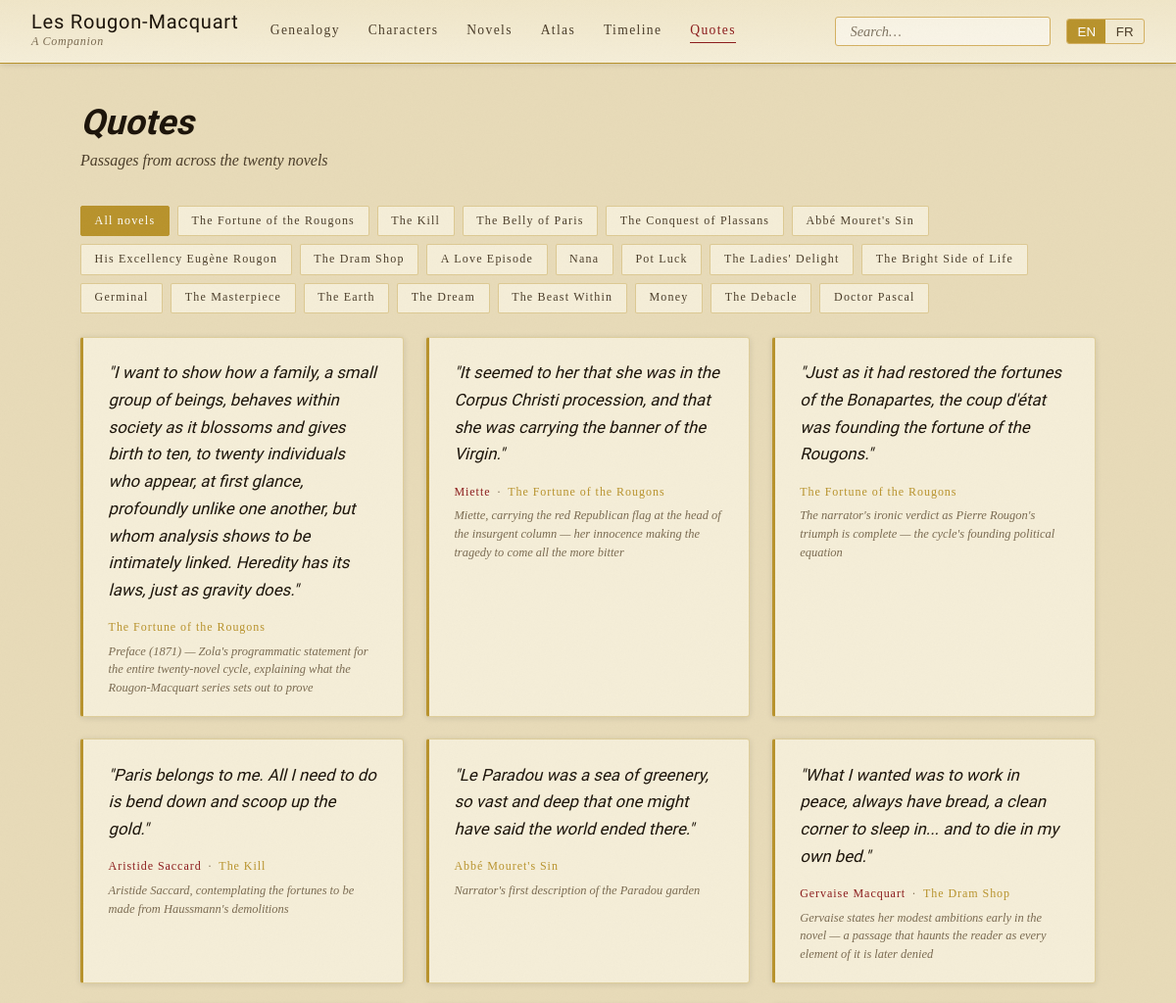
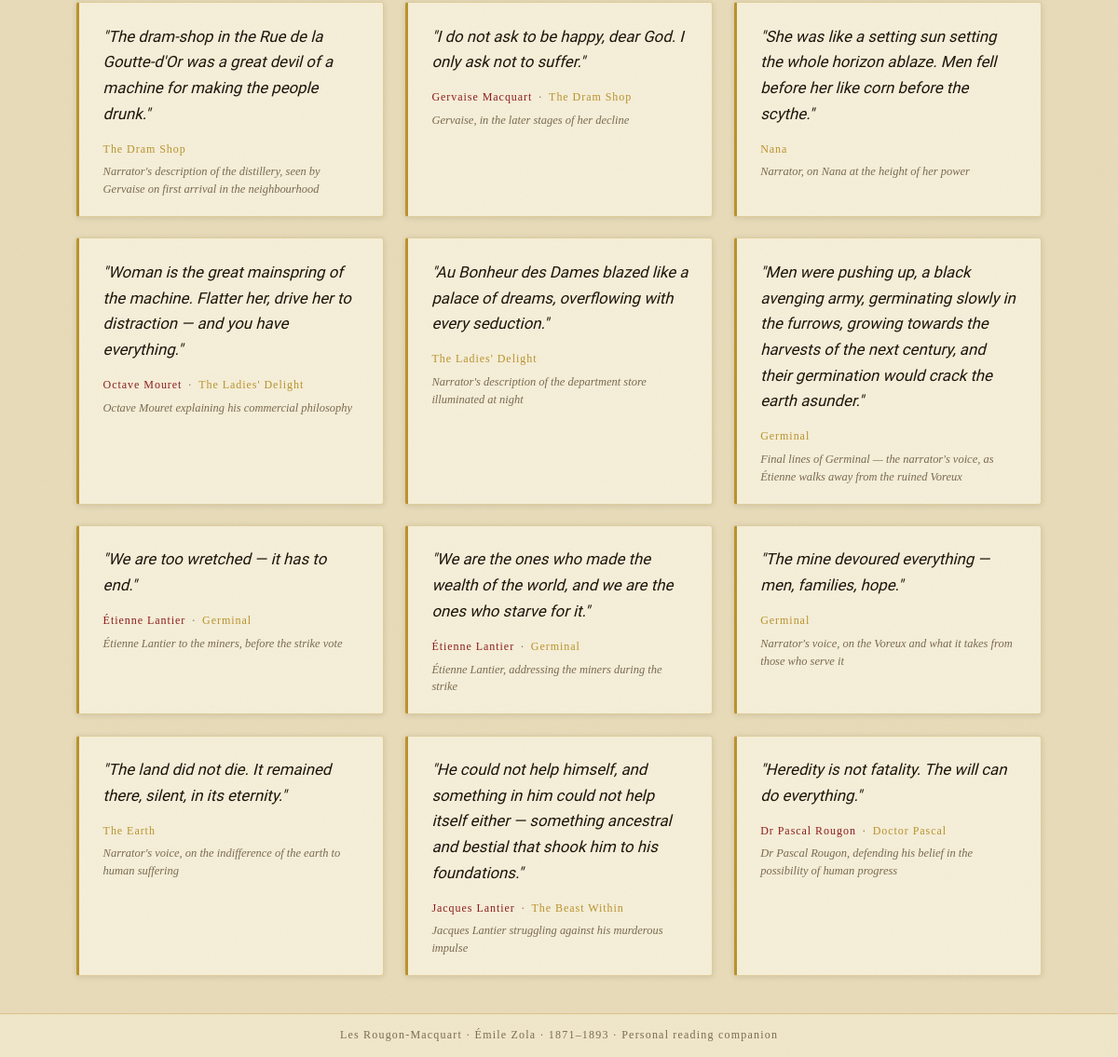
Screenshot of /quotes with the database file from the repository (2 pictures, top to bottom).
### app/models.py (models this page shows, shortened)
class Novel(Base):
    __tablename__ = "novels"
    id           = Column(Integer, primary_key=True)
    number       = Column(Integer, nullable=False)          # 1–20 in series order
    slug         = Column(String(80), unique=True, nullable=False)
    title_fr     = Column(String(120), nullable=False)
    title_en     = Column(String(120), nullable=False)
    year         = Column(Integer)
    summary_en   = Column(Text)
    summary_fr   = Column(Text)
    themes       = Column(Text)                             # comma-separated
    setting      = Column(String(120))                      # primary location
    appearances  = relationship("CharacterAppearance", backref="novel", cascade="all, delete-orphan")
    events       = relationship("Event", backref="novel")

class Quote(Base):
    __tablename__ = "quotes"
    id          = Column(Integer, primary_key=True)
    character_id = Column(Integer, ForeignKey("characters.id"))
    novel_id    = Column(Integer, ForeignKey("novels.id"))
    text_fr     = Column(Text, nullable=False)
    text_en     = Column(Text)
    context     = Column(Text)
    page_ref    = Column(String(40))
    novel       = relationship("Novel")

class Character(Base):
    __tablename__ = "characters"
    id                  = Column(Integer, primary_key=True)
    slug                = Column(String(80), unique=True, nullable=False)
    name                = Column(String(120), nullable=False)
    birth_name          = Column(String(120))               # if different
    occupation          = Column(String(120))
    branch              = Column(String(20))                # rougon | macquart | mouret | other
    generation          = Column(Integer)                   # 0=founders, 1,2,3...
    description_en      = Column(Text)
    description_fr      = Column(Text)
    physical_en         = Column(Text)
    physical_fr         = Column(Text)
    image_url           = Column(String(255))               # Wikimedia or local
    image_credit        = Column(String(255))
    tree_x              = Column(Float)
    tree_y              = Column(Float)
    featured_on_landing = Column(Boolean, default=False)    # shown on landing page tree
    appearances  = relationship("CharacterAppearance", backref="character", cascade="all, delete-orphan")
    quotes       = relationship("Quote", backref="character")
    events       = relationship("EventCharacter", backref="character")
    relations_as_a = relationship("CharacterRelation",
                                  foreign_keys="CharacterRelation.character_a_id",
                                  backref="character_a", cascade="all, delete-orphan")

### app/routers/quotes.py (the view)
@router.get("", response_class=HTMLResponse)
async def quotes(
    request: Request,
    novel: str = Query(default=""),
    db: Session = Depends(get_db),
):
    q = (
        db.query(Quote)
        .options(joinedload(Quote.character), joinedload(Quote.novel))
    )
    if novel:
        q = q.join(Novel).filter(Novel.slug == novel)
    quotes_list = q.order_by(Quote.novel_id, Quote.id).all()
    novels = db.query(Novel).order_by(Novel.number).all()
    return templates.TemplateResponse(
        request, "quotes.html",
        {"quotes": quotes_list, "novels": novels, "active_novel": novel}
    )

### app/templates/quotes.html (shortened to what this page needs)
{% extends "base.html" %}
{% block content %}
<div class="page-container animate-in">
  <div class="page-header">
    <h1 class="page-title" data-en="Quotes" data-fr="Citations">Quotes</h1>
    <p class="page-subtitle"
       data-en="Passages from across the twenty novels"
       data-fr="Extraits des vingt romans">
    </p>
  </div>
  <div class="char-filters" style="flex-wrap:wrap;" role="group" aria-label="Filter by novel">
    <a href="/quotes" class="filter-btn {% if not active_novel %}active{% endif %}"
       data-en="All novels" data-fr="Tous les romans">All novels</a>
    {% for novel in novels %}
    <a href="/quotes?novel={{ novel.slug }}"
       class="filter-btn {% if active_novel == novel.slug %}active{% endif %}">
      <span class="lang-text-en">{{ novel.title_en }}</span>
    </a>
    {% endfor %}
  </div>
  {% if quotes %}
  <div class="quote-grid" id="quoteGrid">
    {% for quote in quotes %}
    <div class="quote-card animate-in">
      <blockquote class="quote-text">
        <span class="lang-text-en">"{{ quote.text_en or quote.text_fr }}"</span>
      </blockquote>
      <div class="quote-footer">
        <div class="quote-source">
          {% if quote.character %}
          <a href="/characters/{{ quote.character.slug }}" class="quote-character">
            {{ quote.character.name }}
          </a>
          <span class="quote-sep">·</span>
          {% endif %}
          {% if quote.novel %}
          <a href="/novels/{{ quote.novel.slug }}" class="quote-novel">
            <span class="lang-text-en">{{ quote.novel.title_en }}</span>
          </a>
          {% endif %}
        </div>
        {% if quote.context %}
        <p class="quote-context">{{ quote.context }}</p>
        {% endif %}
      </div>
    </div>
    {% endfor %}
  </div>
  {% endif %}
</div>
{% endblock %}

### app/static/css/main.css (style rules this page uses)
:root { --parchment: #f5eed8; --parchment-dark: #e8dbb8; --parchment-mid: #f0e6c8; --ink: #1a1208; --ink-faded: #4a3c28; --ink-light: #7a6a50; --rougon: #8B1a1a; --rougon-light: #c45a3a; --macquart: #1a3a5c; --macquart-light: #3a6a9c; --mouret: #2a5a2a; --mouret-light: #4a8a4a; --gold: #b8922a; --gold-light: #d4b060; --gold-pale: #f0dfa0; --shadow-sm: 0 1px 6px rgba(26,18,8,0.12); --shadow-md: 0 3px 14px rgba(26,18,8,0.18); --shadow-lg: 0 6px 28px rgba(26,18,8,0.25); --radius: 3px; --transition: 0.2s ease; --font-display: 'IM Fell English', Georgia, serif; --font-display-sc: 'IM Fell English SC', Georgia, serif; --font-body: 'Cormorant Garamond', Georgia, serif; --font-sc: 'Cormorant SC', Georgia, serif; --font-mono: 'Courier New', monospace; }
*, *::before, *::after { box-sizing: border-box; margin: 0; padding: 0; }
html { scroll-behavior: smooth; }
body { background-color: var(--parchment-dark); color: var(--ink); font-family: var(--font-body); font-size: 17px; line-height: 1.65; min-height: 100vh; display: flex; flex-direction: column; }
a { color: var(--rougon); text-decoration: none; transition: color var(--transition); }
.page-container { max-width: 1100px; margin: 0 auto; padding: 2.5rem 2rem; }
.page-header { margin-bottom: 2rem; }
.page-title { font-family: var(--font-display); font-size: clamp(1.6rem, 3vw, 2.4rem); font-style: italic; color: var(--ink); line-height: 1.15; }
.page-subtitle { font-size: 1rem; font-style: italic; color: var(--ink-faded); margin-top: 0.3rem; }
.char-filters { display: flex; gap: 0.5rem; flex-wrap: wrap; margin-bottom: 1.5rem; }
.filter-btn { background: var(--parchment); border: 1px solid rgba(184,146,42,0.4); border-radius: 2px; padding: 0.3rem 0.85rem; font-family: var(--font-sc); font-size: 0.75rem; letter-spacing: 0.1em; color: var(--ink-faded); cursor: pointer; transition: all var(--transition); }
.filter-btn.active { background: var(--gold); border-color: var(--gold); color: white; }
.quote-grid { display: grid; grid-template-columns: repeat(auto-fill, minmax(320px, 1fr)); gap: 1.4rem; margin-top: 1.5rem; }
.quote-card { background: var(--parchment); border: 1px solid rgba(184,146,42,0.35); border-left: 3px solid var(--gold); border-radius: var(--radius); padding: 1.4rem 1.6rem 1.2rem; box-shadow: var(--shadow-sm); display: flex; flex-direction: column; gap: 0.9rem; transition: box-shadow var(--transition), transform var(--transition); }
.quote-text { font-family: var(--font-display); font-style: italic; font-size: 1.05rem; line-height: 1.65; color: var(--ink); margin: 0; }
.quote-footer { display: flex; flex-direction: column; gap: 0.3rem; }
.quote-source { display: flex; align-items: center; flex-wrap: wrap; gap: 0.4rem; font-family: var(--font-sc); font-size: 0.75rem; letter-spacing: 0.08em; }
.quote-character { color: var(--rougon); }
.quote-sep { color: var(--ink-light); }
.quote-novel { color: var(--gold); }
.quote-context { font-size: 0.78rem; font-style: italic; color: var(--ink-light); line-height: 1.5; }
.animate-in { animation: fadeUp 0.45s ease both; }

### rows the page displays
Novel: title_en "The Fortune of the Rougons"
Novel: title_en "The Kill"
Novel: title_en "The Belly of Paris"
Novel: title_en "The Conquest of Plassans"
Novel: title_en "Abbé Mouret's Sin"
Novel: title_en "His Excellency Eugène Rougon"
Novel: title_en "The Dram Shop"
Novel: title_en "A Love Episode"
Novel: title_en "Nana"
Novel: title_en "Pot Luck"
Novel: title_en "The Ladies' Delight"
Novel: title_en "The Bright Side of Life"
Novel: title_en "Germinal"
Novel: title_en "The Masterpiece"
Novel: title_en "The Earth"
Novel: title_en "The Dream"
Novel: title_en "The Beast Within"
Novel: title_en "Money"
Novel: title_en "The Debacle"
Novel: title_en "Doctor Pascal"
Quote: text_en "I want to show how a family, a small group of beings, behaves within society as it blossoms and gives birth to ten, to twenty individuals who appear, at first glance, profoundly unlike one another, but whom analysis shows to be intimately linked. Heredity has its laws, just as gravity does.", novel.title_en "The Fortune of the Rougons", context "Preface (1871) — Zola's programmatic statement for the entire twenty-novel cycle, explaining what the Rougon-Macquart series sets out to prove"
Quote: text_en "It seemed to her that she was in the Corpus Christi procession, and that she was carrying the banner of the Virgin.", character.name "Miette", novel.title_en "The Fortune of the Rougons", context "Miette, carrying the red Republican flag at the head of the insurgent column — her innocence making the tragedy to come all the more bitter"
Quote: text_en "Just as it had restored the fortunes of the Bonapartes, the coup d'état was founding the fortune of the Rougons.", novel.title_en "The Fortune of the Rougons", context "The narrator's ironic verdict as Pierre Rougon's triumph is complete — the cycle's founding political equation"
Quote: text_en "Paris belongs to me. All I need to do is bend down and scoop up the gold.", character.name "Aristide Saccard", novel.title_en "The Kill", context "Aristide Saccard, contemplating the fortunes to be made from Haussmann's demolitions"
Quote: text_en "Le Paradou was a sea of greenery, so vast and deep that one might have said the world ended there.", novel.title_en "Abbé Mouret's Sin", context "Narrator's first description of the Paradou garden"
Quote: text_en "What I wanted was to work in peace, always have bread, a clean corner to sleep in... and to die in my own bed.", character.name "Gervaise Macquart", novel.title_en "The Dram Shop", context "Gervaise states her modest ambitions early in the novel — a passage that haunts the reader as every element of it is later denied"
Quote: text_en "The dram-shop in the Rue de la Goutte-d'Or was a great devil of a machine for making the people drunk.", novel.title_en "The Dram Shop", context "Narrator's description of the distillery, seen by Gervaise on first arrival in the neighbourhood"
Quote: text_en "I do not ask to be happy, dear God. I only ask not to suffer.", character.name "Gervaise Macquart", novel.title_en "The Dram Shop", context "Gervaise, in the later stages of her decline"
Quote: text_en "She was like a setting sun setting the whole horizon ablaze. Men fell before her like corn before the scythe.", novel.title_en "Nana", context "Narrator, on Nana at the height of her power"
Quote: text_en "Woman is the great mainspring of the machine. Flatter her, drive her to distraction — and you have everything.", character.name "Octave Mouret", novel.title_en "The Ladies' Delight", context "Octave Mouret explaining his commercial philosophy"
Quote: text_en "Au Bonheur des Dames blazed like a palace of dreams, overflowing with every seduction.", novel.title_en "The Ladies' Delight", context "Narrator's description of the department store illuminated at night"
Quote: text_en "Men were pushing up, a black avenging army, germinating slowly in the furrows, growing towards the harvests of the next century, and their germination would crack the earth asunder.", novel.title_en "Germinal", context "Final lines of Germinal — the narrator's voice, as Étienne walks away from the ruined Voreux"
Quote: text_en "We are too wretched — it has to end.", character.name "Étienne Lantier", novel.title_en "Germinal", context "Étienne Lantier to the miners, before the strike vote"
Quote: text_en "We are the ones who made the wealth of the world, and we are the ones who starve for it.", character.name "Étienne Lantier", novel.title_en "Germinal", context "Étienne Lantier, addressing the miners during the strike"
Quote: text_en "The mine devoured everything — men, families, hope.", novel.title_en "Germinal", context "Narrator's voice, on the Voreux and what it takes from those who serve it"
Quote: text_en "The land did not die. It remained there, silent, in its eternity.", novel.title_en "The Earth", context "Narrator's voice, on the indifference of the earth to human suffering"
Quote: text_en "He could not help himself, and something in him could not help itself either — something ancestral and bestial that shook him to his foundations.", character.name "Jacques Lantier", novel.title_en "The Beast Within", context "Jacques Lantier struggling against his murderous impulse"
Quote: text_en "Heredity is not fatality. The will can do everything.", character.name "Dr Pascal Rougon", novel.title_en "Doctor Pascal", context "Dr Pascal Rougon, defending his belief in the possibility of human progress"
